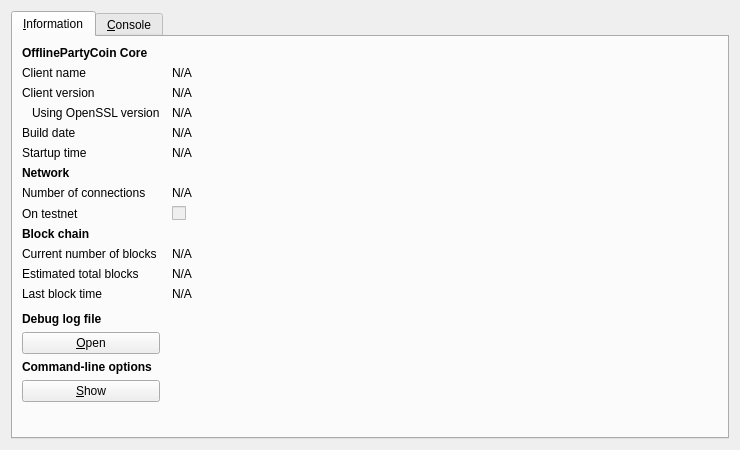
<?xml version="1.0" encoding="UTF-8"?>
<ui version="4.0">
 <class>RPCConsole</class>
 <widget class="QDialog" name="RPCConsole">
  <property name="geometry">
   <rect>
    <x>0</x>
    <y>0</y>
    <width>740</width>
    <height>450</height>
   </rect>
  </property>
  <property name="windowTitle">
   <string>OfflinePartyCoin - Debug window</string>
  </property>
  <layout class="QVBoxLayout" name="verticalLayout_2">
   <item>
    <widget class="QTabWidget" name="tabWidget">
     <property name="currentIndex">
      <number>0</number>
     </property>
     <widget class="QWidget" name="tab_info">
      <attribute name="title">
       <string>&amp;Information</string>
      </attribute>
      <layout class="QGridLayout" name="gridLayout" columnstretch="0,1">
       <property name="horizontalSpacing">
        <number>12</number>
       </property>
       <item row="0" column="0">
        <widget class="QLabel" name="label_9">
         <property name="font">
          <font>
           <weight>75</weight>
           <bold>true</bold>
          </font>
         </property>
         <property name="text">
          <string>OfflinePartyCoin Core</string>
         </property>
        </widget>
       </item>
       <item row="1" column="0">
        <widget class="QLabel" name="label_5">
         <property name="text">
          <string>Client name</string>
         </property>
        </widget>
       </item>
       <item row="1" column="1">
        <widget class="QLabel" name="clientName">
         <property name="cursor">
          <cursorShape>IBeamCursor</cursorShape>
         </property>
         <property name="text">
          <string>N/A</string>
         </property>
         <property name="textFormat">
          <enum>Qt::PlainText</enum>
         </property>
         <property name="textInteractionFlags">
          <set>Qt::LinksAccessibleByMouse|Qt::TextSelectableByKeyboard|Qt::TextSelectableByMouse</set>
         </property>
        </widget>
       </item>
       <item row="2" column="0">
        <widget class="QLabel" name="label_6">
         <property name="text">
          <string>Client version</string>
         </property>
        </widget>
       </item>
       <item row="2" column="1">
        <widget class="QLabel" name="clientVersion">
         <property name="cursor">
          <cursorShape>IBeamCursor</cursorShape>
         </property>
         <property name="text">
          <string>N/A</string>
         </property>
         <property name="textFormat">
          <enum>Qt::PlainText</enum>
         </property>
         <property name="textInteractionFlags">
          <set>Qt::LinksAccessibleByMouse|Qt::TextSelectableByKeyboard|Qt::TextSelectableByMouse</set>
         </property>
        </widget>
       </item>
       <item row="3" column="0">
        <widget class="QLabel" name="label_14">
         <property name="text">
          <string>Using OpenSSL version</string>
         </property>
         <property name="indent">
          <number>10</number>
         </property>
        </widget>
       </item>
       <item row="3" column="1">
        <widget class="QLabel" name="openSSLVersion">
         <property name="cursor">
          <cursorShape>IBeamCursor</cursorShape>
         </property>
         <property name="text">
          <string>N/A</string>
         </property>
         <property name="textFormat">
          <enum>Qt::PlainText</enum>
         </property>
         <property name="textInteractionFlags">
          <set>Qt::LinksAccessibleByMouse|Qt::TextSelectableByKeyboard|Qt::TextSelectableByMouse</set>
         </property>
        </widget>
       </item>
       <item row="4" column="0">
        <widget class="QLabel" name="label_12">
         <property name="text">
          <string>Build date</string>
         </property>
        </widget>
       </item>
       <item row="4" column="1">
        <widget class="QLabel" name="buildDate">
         <property name="cursor">
          <cursorShape>IBeamCursor</cursorShape>
         </property>
         <property name="text">
          <string>N/A</string>
         </property>
         <property name="textFormat">
          <enum>Qt::PlainText</enum>
         </property>
         <property name="textInteractionFlags">
          <set>Qt::LinksAccessibleByMouse|Qt::TextSelectableByKeyboard|Qt::TextSelectableByMouse</set>
         </property>
        </widget>
       </item>
       <item row="5" column="0">
        <widget class="QLabel" name="label_13">
         <property name="text">
          <string>Startup time</string>
         </property>
        </widget>
       </item>
       <item row="5" column="1">
        <widget class="QLabel" name="startupTime">
         <property name="cursor">
          <cursorShape>IBeamCursor</cursorShape>
         </property>
         <property name="text">
          <string>N/A</string>
         </property>
         <property name="textFormat">
          <enum>Qt::PlainText</enum>
         </property>
         <property name="textInteractionFlags">
          <set>Qt::LinksAccessibleByMouse|Qt::TextSelectableByKeyboard|Qt::TextSelectableByMouse</set>
         </property>
        </widget>
       </item>
       <item row="6" column="0">
        <widget class="QLabel" name="label_11">
         <property name="font">
          <font>
           <weight>75</weight>
           <bold>true</bold>
          </font>
         </property>
         <property name="text">
          <string>Network</string>
         </property>
        </widget>
       </item>
       <item row="7" column="0">
        <widget class="QLabel" name="label_7">
         <property name="text">
          <string>Number of connections</string>
         </property>
        </widget>
       </item>
       <item row="7" column="1">
        <widget class="QLabel" name="numberOfConnections">
         <property name="cursor">
          <cursorShape>IBeamCursor</cursorShape>
         </property>
         <property name="text">
          <string>N/A</string>
         </property>
         <property name="textFormat">
          <enum>Qt::PlainText</enum>
         </property>
         <property name="textInteractionFlags">
          <set>Qt::LinksAccessibleByMouse|Qt::TextSelectableByKeyboard|Qt::TextSelectableByMouse</set>
         </property>
        </widget>
       </item>
       <item row="8" column="0">
        <widget class="QLabel" name="label_8">
         <property name="text">
          <string>On testnet</string>
         </property>
        </widget>
       </item>
       <item row="8" column="1">
        <widget class="QCheckBox" name="isTestNet">
         <property name="enabled">
          <bool>false</bool>
         </property>
         <property name="text">
          <string/>
         </property>
        </widget>
       </item>
       <item row="9" column="0">
        <widget class="QLabel" name="label_10">
         <property name="font">
          <font>
           <weight>75</weight>
           <bold>true</bold>
          </font>
         </property>
         <property name="text">
          <string>Block chain</string>
         </property>
        </widget>
       </item>
       <item row="10" column="0">
        <widget class="QLabel" name="label_3">
         <property name="text">
          <string>Current number of blocks</string>
         </property>
        </widget>
       </item>
       <item row="10" column="1">
        <widget class="QLabel" name="numberOfBlocks">
         <property name="cursor">
          <cursorShape>IBeamCursor</cursorShape>
         </property>
         <property name="text">
          <string>N/A</string>
         </property>
         <property name="textFormat">
          <enum>Qt::PlainText</enum>
         </property>
         <property name="textInteractionFlags">
          <set>Qt::LinksAccessibleByMouse|Qt::TextSelectableByKeyboard|Qt::TextSelectableByMouse</set>
         </property>
        </widget>
       </item>
       <item row="11" column="0">
        <widget class="QLabel" name="label_4">
         <property name="text">
          <string>Estimated total blocks</string>
         </property>
        </widget>
       </item>
       <item row="11" column="1">
        <widget class="QLabel" name="totalBlocks">
         <property name="cursor">
          <cursorShape>IBeamCursor</cursorShape>
         </property>
         <property name="text">
          <string>N/A</string>
         </property>
         <property name="textFormat">
          <enum>Qt::PlainText</enum>
         </property>
         <property name="textInteractionFlags">
          <set>Qt::LinksAccessibleByMouse|Qt::TextSelectableByKeyboard|Qt::TextSelectableByMouse</set>
         </property>
        </widget>
       </item>
       <item row="12" column="0">
        <widget class="QLabel" name="label_2">
         <property name="text">
          <string>Last block time</string>
         </property>
        </widget>
       </item>
       <item row="12" column="1">
        <widget class="QLabel" name="lastBlockTime">
         <property name="cursor">
          <cursorShape>IBeamCursor</cursorShape>
         </property>
         <property name="text">
          <string>N/A</string>
         </property>
         <property name="textFormat">
          <enum>Qt::PlainText</enum>
         </property>
         <property name="textInteractionFlags">
          <set>Qt::LinksAccessibleByMouse|Qt::TextSelectableByKeyboard|Qt::TextSelectableByMouse</set>
         </property>
        </widget>
       </item>
       <item row="13" column="0">
        <spacer name="verticalSpacer_2">
         <property name="orientation">
          <enum>Qt::Vertical</enum>
         </property>
         <property name="sizeHint" stdset="0">
          <size>
           <width>20</width>
           <height>20</height>
          </size>
         </property>
        </spacer>
       </item>
       <item row="14" column="0">
        <widget class="QLabel" name="labelDebugLogfile">
         <property name="font">
          <font>
           <weight>75</weight>
           <bold>true</bold>
          </font>
         </property>
         <property name="text">
          <string>Debug log file</string>
         </property>
        </widget>
       </item>
       <item row="15" column="0">
        <widget class="QPushButton" name="openDebugLogfileButton">
         <property name="toolTip">
          <string>Open the OfflinePartyCoin debug log file from the current data directory. This can take a few seconds for large log files.</string>
         </property>
         <property name="text">
          <string>&amp;Open</string>
         </property>
         <property name="autoDefault">
          <bool>false</bool>
         </property>
        </widget>
       </item>
       <item row="16" column="0">
        <widget class="QLabel" name="labelCLOptions">
         <property name="font">
          <font>
           <weight>75</weight>
           <bold>true</bold>
          </font>
         </property>
         <property name="text">
          <string>Command-line options</string>
         </property>
        </widget>
       </item>
       <item row="17" column="0">
        <widget class="QPushButton" name="showCLOptionsButton">
         <property name="toolTip">
          <string>Show the OfflinePartyCoin-Qt help message to get a list with possible OfflinePartyCoin command-line options.</string>
         </property>
         <property name="text">
          <string>&amp;Show</string>
         </property>
         <property name="autoDefault">
          <bool>false</bool>
         </property>
        </widget>
       </item>
       <item row="18" column="0">
        <spacer name="verticalSpacer">
         <property name="orientation">
          <enum>Qt::Vertical</enum>
         </property>
         <property name="sizeHint" stdset="0">
          <size>
           <width>20</width>
           <height>40</height>
          </size>
         </property>
        </spacer>
       </item>
      </layout>
     </widget>
     <widget class="QWidget" name="tab_console">
      <attribute name="title">
       <string>&amp;Console</string>
      </attribute>
      <layout class="QVBoxLayout" name="verticalLayout_3">
       <property name="spacing">
        <number>3</number>
       </property>
       <item>
        <widget class="QTextEdit" name="messagesWidget">
         <property name="minimumSize">
          <size>
           <width>0</width>
           <height>100</height>
          </size>
         </property>
         <property name="readOnly">
          <bool>true</bool>
         </property>
         <property name="tabKeyNavigation" stdset="0">
          <bool>false</bool>
         </property>
         <property name="columnCount" stdset="0">
          <number>2</number>
         </property>
        </widget>
       </item>
       <item>
        <layout class="QHBoxLayout" name="horizontalLayout">
         <property name="spacing">
          <number>3</number>
         </property>
         <item>
          <widget class="QLabel" name="label">
           <property name="text">
            <string notr="true">&gt;</string>
           </property>
          </widget>
         </item>
         <item>
          <widget class="QLineEdit" name="lineEdit"/>
         </item>
         <item>
          <widget class="QPushButton" name="clearButton">
           <property name="maximumSize">
            <size>
             <width>24</width>
             <height>24</height>
            </size>
           </property>
           <property name="toolTip">
            <string>Clear console</string>
           </property>
           <property name="text">
            <string/>
           </property>
           <property name="icon">
            <iconset resource="../bitcoin.qrc">
             <normaloff>:/icons/remove</normaloff>:/icons/remove</iconset>
           </property>
           <property name="shortcut">
            <string notr="true">Ctrl+L</string>
           </property>
           <property name="autoDefault">
            <bool>false</bool>
           </property>
          </widget>
         </item>
        </layout>
       </item>
      </layout>
     </widget>
    </widget>
   </item>
  </layout>
 </widget>
 <resources>
  <include location="../bitcoin.qrc"/>
 </resources>
 <connections/>
</ui>
